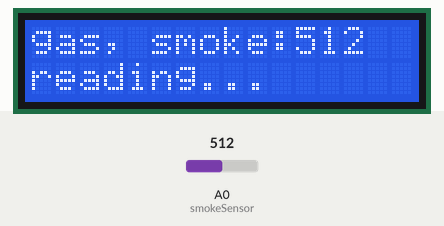
Simulated run of this sketch. Board: Arduino Uno, built with avr-gcc and run on an emulated ATmega328P. Parts: 16×2 character LCD. The test bench sets the inputs (shaded band); at power-on: A0 (smokeSensor) = 512. What the sketch prints to the serial monitor is not drawn.

Above: at 1.2 s.
1.3 s: A0 (smokeSensor) set to 716
At 2.7 s:
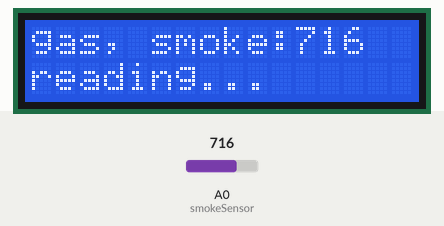
4.0 s: A0 (smokeSensor) set to 900
At 4.4 s:
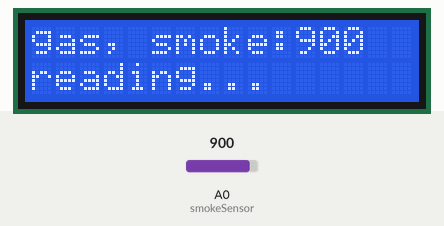
6.7 s: A0 (smokeSensor) set to 1023
At 9.0 s:
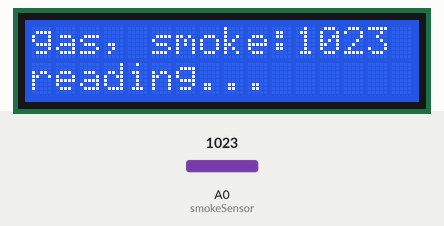
Timing chart, 0 to 10.5 s (numbered marks = the images above; inputs shaded):
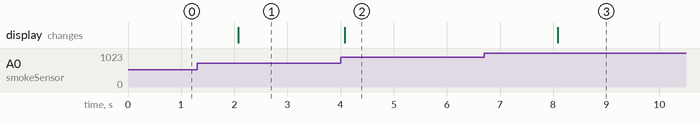

The sketch:

SmokeSensor.ino
```cpp
int smokeSensor = A0;

#include <LiquidCrystal.h>

LiquidCrystal lcd(2, A1, A2, A3, A4, A5);

void setup() {
  Serial.begin(9600);
  lcd.begin(16,2);
}

void loop() {
  int analogSensor = analogRead(smokeSensor);
  Serial.print("values from the smoke sensor:");
  Serial.println(analogSensor);
  lcd.setCursor(0,0);
  lcd.print("gas, smoke:");
  lcd.print(analogSensor);
  lcd.setCursor(0,1);
  lcd.print("reading...");
  delay(2000);
}
```

Measured:
- after the input at 1.3 s, the display: changes after 0.77 s (image 1)
- after the input at 4.0 s, the display: changes after 0.07 s (image 2)
- after the input at 6.7 s, the display: changes after 1.4 s (image 3)
